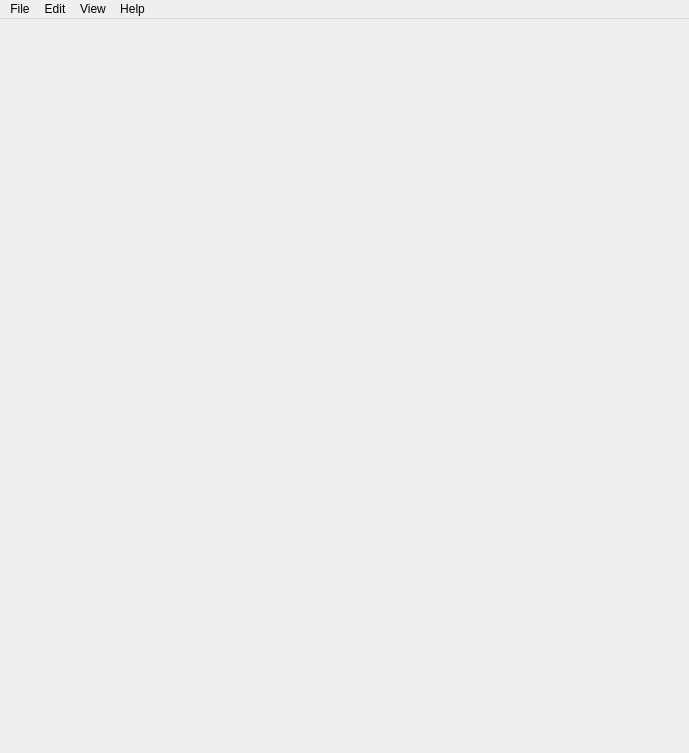
<?xml version="1.0" encoding="UTF-8"?>
<ui version="4.0">
 <class>ScQtNeuron_MainWindow</class>
 <widget class="QMainWindow" name="ScQtNeuron_MainWindow">
  <property name="enabled">
   <bool>true</bool>
  </property>
  <property name="geometry">
   <rect>
    <x>0</x>
    <y>0</y>
    <width>689</width>
    <height>753</height>
   </rect>
  </property>
  <property name="windowTitle">
   <string>MainWindow</string>
  </property>
  <widget class="QWidget" name="centralwidget">
   <property name="enabled">
    <bool>true</bool>
   </property>
   <layout class="QGridLayout" name="gridLayout">
    <property name="leftMargin">
     <number>0</number>
    </property>
    <property name="topMargin">
     <number>0</number>
    </property>
    <property name="rightMargin">
     <number>0</number>
    </property>
    <property name="bottomMargin">
     <number>0</number>
    </property>
    <item row="0" column="0">
     <layout class="QHBoxLayout" name="centrallayout">
      <item>
       <widget class="FancyTabBar" name="tabbar" native="true"/>
      </item>
     </layout>
    </item>
   </layout>
  </widget>
  <widget class="QMenuBar" name="menubar">
   <property name="geometry">
    <rect>
     <x>0</x>
     <y>0</y>
     <width>689</width>
     <height>22</height>
    </rect>
   </property>
   <widget class="QMenu" name="menuFile">
    <property name="title">
     <string>File</string>
    </property>
   </widget>
   <widget class="QMenu" name="menuHelp">
    <property name="title">
     <string>Help</string>
    </property>
    <addaction name="actionOpen_wiki"/>
    <addaction name="actionSystem_calls"/>
    <addaction name="actionVersion"/>
   </widget>
   <widget class="QMenu" name="menuEdit">
    <property name="title">
     <string>Edit</string>
    </property>
    <addaction name="actionSettings"/>
   </widget>
   <widget class="QMenu" name="menuView">
    <property name="title">
     <string>View</string>
    </property>
   </widget>
   <addaction name="menuFile"/>
   <addaction name="menuEdit"/>
   <addaction name="menuView"/>
   <addaction name="menuHelp"/>
  </widget>
  <action name="actionOpen_wiki">
   <property name="text">
    <string>Wiki</string>
   </property>
  </action>
  <action name="actionVersion">
   <property name="text">
    <string>Version</string>
   </property>
  </action>
  <action name="actionSettings">
   <property name="text">
    <string>Settings</string>
   </property>
  </action>
  <action name="actionSystem_calls">
   <property name="text">
    <string>System calls</string>
   </property>
  </action>
  <action name="actionView">
   <property name="text">
    <string>View</string>
   </property>
  </action>
 </widget>
 <customwidgets>
  <customwidget>
   <class>FancyTabBar</class>
   <extends>QWidget</extends>
   <header>../3rdParty/fancytabbar/fancytabbar.h</header>
   <container>1</container>
  </customwidget>
 </customwidgets>
 <resources/>
 <connections/>
</ui>
